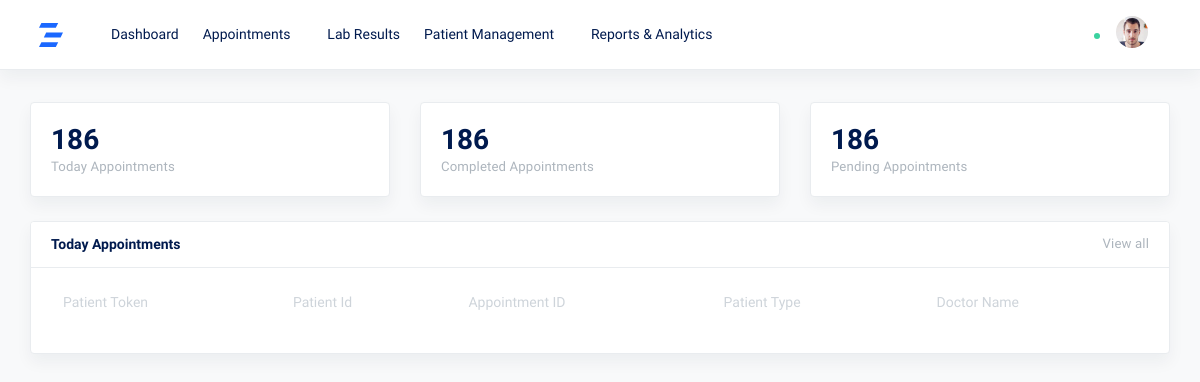
Page /junior_doctor/juniorDoctor_dashboard on the earlier database version.
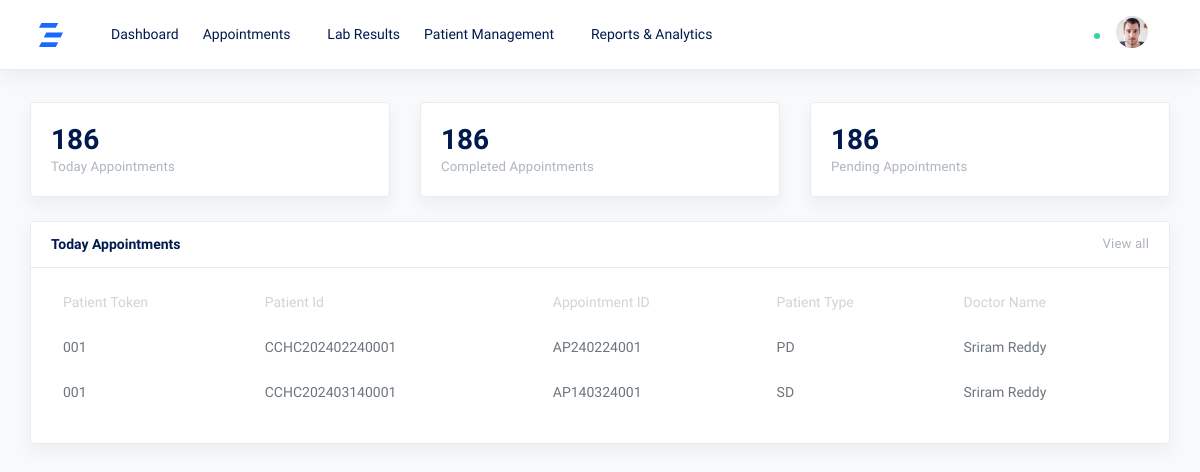
Same page on the later database version.
### patient/models.py (models this page shows, shortened)
class Visit(models.Model):
    appointment_id = models.CharField(max_length=12, unique=True,primary_key=True)
    patient_id = models.ForeignKey('PatientPrimaryData', on_delete=models.CASCADE)
    visit_date = models.DateField()
    doctor_name = models.CharField(max_length=50)
    patient_type = models.CharField(max_length=20)
    doctor_fee = models.DecimalField(max_digits=10, decimal_places=2)
    gst = models.DecimalField(max_digits=10, decimal_places=2)
    discount = models.DecimalField(max_digits=10, decimal_places=2)
    subtotal = models.DecimalField(max_digits=10, decimal_places=2)
    total_amount = models.DecimalField(max_digits=10, decimal_places=2)
    today_date = models.DateField(auto_now_add=True)
    patient_token = models.CharField(max_length=6)

class PatientPrimaryData(models.Model):
    patient_id = models.CharField(max_length=16, unique=True)
    patient_name = models.CharField(max_length=100)
    patient_age = models.PositiveIntegerField()
    patient_dob = models.DateField()
    patient_gender = models.CharField(max_length=10)
    mobile_number = models.CharField(max_length=17)
    guardian_name = models.CharField(max_length=100)
    relationship = models.CharField(max_length=100)
    registration_date = models.DateField(default=timezone.now)
    state = models.CharField(max_length=100)
    district = models.CharField(max_length=100)
    address=models.TextField(max_length=250, default='')
    def __str__(self):
        return self.patient_id

### junior_doctor/views.py (the view)
# urls.py: path('juniorDoctor_dashboard',views.juniorDoctor_dashboard,name='juniorDoctor_dashboard'),
def juniorDoctor_dashboard(request):
    patient=Visit.objects.all()[:6]
    context={
        'patient':patient,
    }
    return render(request,'juniorDoctor_dashboard.html',context)

### templates/juniorDoctor_dashboard.html
{% extends 'juniorDoctor_base.html' %}
{% block body %}
<div class="container-fluid">
          <div class="row justify-content-center">
<div class="col-12">
<div class="row">
<div class="col-md-4 mb-4">
                  <div class="card shadow">
                    <div class="card-body">
                      <div class="row align-items-center">
                        <div class="col">
                          <span class="h2 mb-0">186</span>
                          <p class="small text-muted mb-0">Today Appointments</p>
                        </div>
                        <div class="col-auto">
                          <span class="fe fe-32 fe-users text-muted mb-0"></span>
                        </div>
                      </div>
                    </div>
                  </div>
                </div>
                <div class="col-md-4 mb-4">
                  <div class="card shadow">
                    <div class="card-body">
                      <div class="row align-items-center">
                        <div class="col">
                          <span class="h2 mb-0">186</span>
                          <p class="small text-muted mb-0">Completed Appointments</p>
                        </div>
                        <div class="col-auto">
                          <span class="fe fe-32 fe-users text-muted mb-0"></span>
                        </div>
                      </div>
                    </div>
                  </div>
                </div>
                <div class="col-md-4 mb-4">
                  <div class="card shadow">
                    <div class="card-body">
                      <div class="row align-items-center">
                        <div class="col">
                          <span class="h2 mb-0">186</span>
                          <p class="small text-muted mb-0">Pending Appointments</p>
                        </div>
                        <div class="col-auto">
                          <span class="fe fe-32 fe-users text-muted mb-0"></span>
                        </div>
                      </div>
                    </div>
                  </div>
                </div>
</div>
 <div class="row">
      <div class="col-md-12 col-lg-12">
        <div class="card shadow">
          <div class="card-header">
            <strong class="card-title">Today Appointments</strong>
            <a class="float-right small text-muted" href="{% url 'junior_doctor:juniorDoctor_appointmentList' %}">View all</a>
          </div>
          <div class="card-body my-n2">
            <table class="table table-striped table-hover table-borderless">
              <thead>
                <tr>
                  <th>Patient Token</th>
                  <th>Patient Id</th>
                  <th>Appointment ID</th>
                  <th>Patient Type</th>
                  <th>Doctor Name</th>
                </tr>
              </thead>
              <tbody>
                {% for x in patient %}
                <tr>
                  <td>{{ x.patient_token }}</td>
                  <td>{{ x.patient_id }}</td>
                  <td>{{ x.appointment_id }}</td>
                  <td>{{ x.patient_type }}</td>
                  <td>{{ x.doctor_name }}</td>
                </tr>
                {% endfor %}
              </tbody>
            </table>
            </div>
            </div>
            </div>
            </div>
</div>
{% endblock %}

Differences in the rows shown:
added Visit: patient_token "001", patient_id "CCHC202402240001", appointment_id "AP240224001", patient_type "PD", doctor_name "Sriram Reddy"
added Visit: patient_token "001", patient_id "CCHC202403140001", appointment_id "AP140324001", patient_type "SD", doctor_name "Sriram Reddy"
